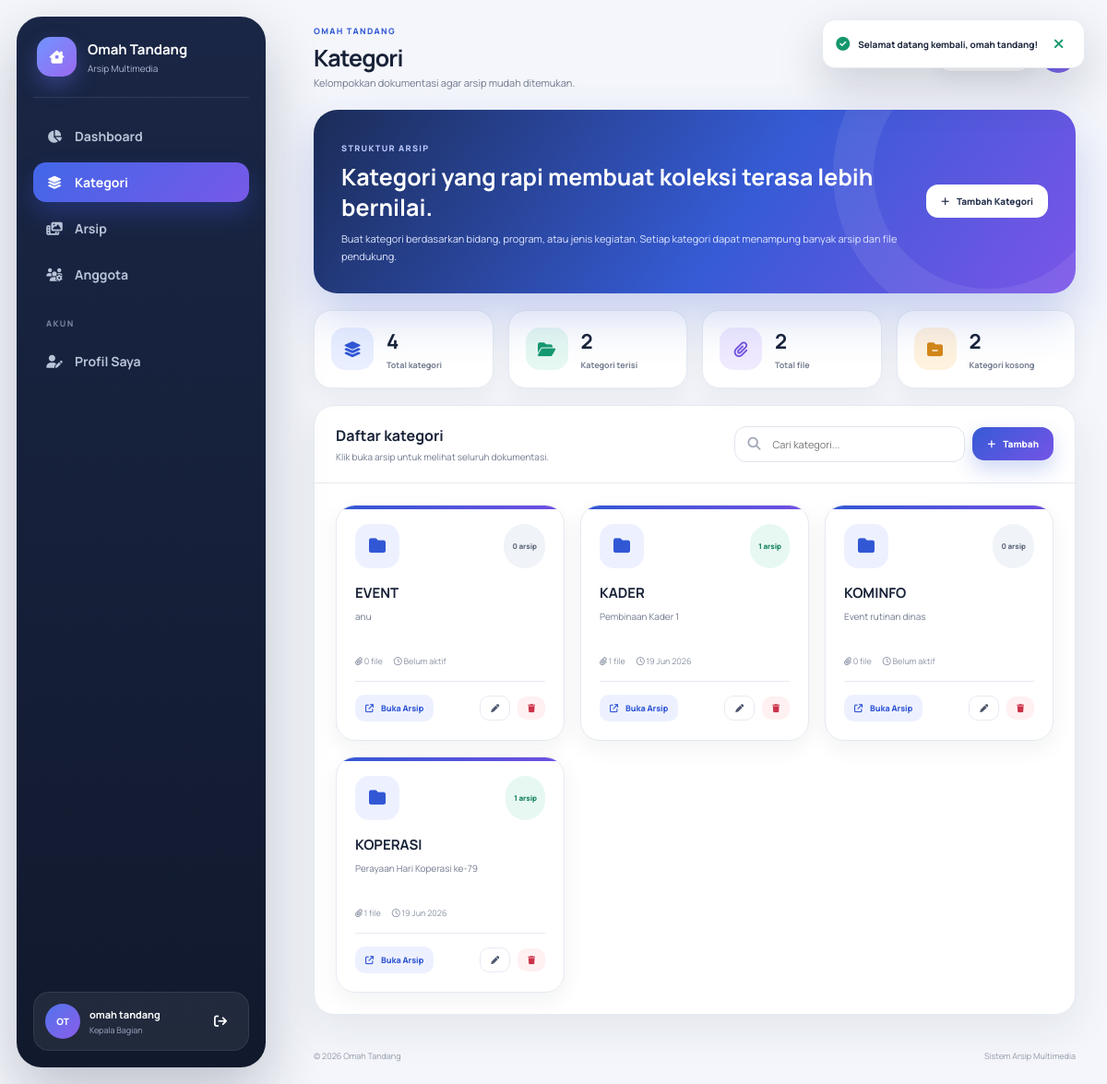
Screenshot of /build/pages/kategori.php (signed in) with the database file from the repository.
### tables this page shows
CREATE TABLE `kategori` (
  `id_kategori` int NOT NULL,
  `nama_kategori` varchar(100) NOT NULL,
  `deskripsi` varchar(500) DEFAULT NULL
);

### build/pages/auth.php (called while the page is built, shortened)
<?php
function e($value): string { return htmlspecialchars((string)$value, ENT_QUOTES, 'UTF-8'); }
function format_date_id(?string $date,bool $time=false): string {
    $m=[1=>'Jan',2=>'Feb',3=>'Mar',4=>'Apr',5=>'Mei',6=>'Jun',7=>'Jul',8=>'Agu',9=>'Sep',10=>'Okt',11=>'Nov',12=>'Des'];
    $t=strtotime($date); $out=date('d',$t).' '.$m[(int)date('n',$t)].' '.date('Y',$t);
    return $time?$out.', '.date('H:i',$t):$out;
}
?>

### build/pages/kategori.php (the view, shortened to what this page needs)
<?php
require_once __DIR__.'/auth.php';
require_once __DIR__.'/partials/layout.php';
$items=[];$r=mysqli_query($koneksi,"SELECT k.id_kategori,k.nama_kategori,k.deskripsi,COUNT(DISTINCT a.id_arsip) archive_count,COUNT(af.id_file) file_count,MAX(a.created_at) last_activity
FROM kategori k LEFT JOIN arsip a ON a.id_kategori=k.id_kategori LEFT JOIN arsip_file af ON af.id_arsip=a.id_arsip
GROUP BY k.id_kategori,k.nama_kategori,k.deskripsi ORDER BY k.nama_kategori");
if($r)while($x=mysqli_fetch_assoc($r))$items[]=$x;
$total=count($items);$filled=0;$files=0;foreach($items as $x){if((int)$x['archive_count']>0)$filled++;$files+=(int)$x['file_count'];}
render_app_start('Kategori','Kelompokkan dokumentasi agar arsip mudah ditemukan.','kategori.php'); ?>
<section class="hero"><div class="hero-copy"><span class="hero-kicker">Struktur Arsip</span><h2>Kategori yang rapi membuat koleksi terasa lebih bernilai.</h2><p>Buat kategori berdasarkan bidang, program, atau jenis kegiatan. Setiap kategori dapat menampung banyak arsip dan file pendukung.</p></div><div class="hero-actions"><button class="btn btn-light" data-modal-open="createCategory"><i class="fa-solid fa-plus"></i> Tambah Kategori</button></div></section>
<section class="stats-grid">
<article class="stat-card"><span class="stat-icon blue"><i class="fa-solid fa-layer-group"></i></span><div class="stat-copy"><strong><?=$total?></strong><span>Total kategori</span></div></article>
<article class="stat-card"><span class="stat-icon green"><i class="fa-solid fa-folder-open"></i></span><div class="stat-copy"><strong><?=$filled?></strong><span>Kategori terisi</span></div></article>
<article class="stat-card"><span class="stat-icon purple"><i class="fa-solid fa-paperclip"></i></span><div class="stat-copy"><strong><?=$files?></strong><span>Total file</span></div></article>
<article class="stat-card"><span class="stat-icon orange"><i class="fa-solid fa-folder-minus"></i></span><div class="stat-copy"><strong><?=$total-$filled?></strong><span>Kategori kosong</span></div></article>
</section>
<section class="panel section-gap"><header class="panel-header"><div class="panel-title"><h2>Daftar kategori</h2><p>Klik buka arsip untuk melihat seluruh dokumentasi.</p></div><div class="toolbar"><label class="search-box"><i class="fa-solid fa-magnifying-glass"></i><input class="input" type="search" placeholder="Cari kategori..." data-live-search=".category-card" data-empty-target="#categorySearchEmpty"></label><button class="btn btn-primary" data-modal-open="createCategory"><i class="fa-solid fa-plus"></i> Tambah</button></div></header><div class="panel-body">
<?php if($items):?><div class="category-grid"><?php foreach($items as $i=>$item):?>
<article class="category-card" data-search="<?=e($item['nama_kategori'].' '.$item['deskripsi'])?>">
<div class="category-head"><span class="folder-icon"><i class="fa-solid fa-folder"></i></span><span class="badge <?=((int)$item['archive_count']?'badge-success':'')?>"><?=(int)$item['archive_count']?> arsip</span></div>
<h3><?=e($item['nama_kategori'])?></h3><p><?=e($item['deskripsi']?:'Belum ada deskripsi untuk kategori ini.')?></p>
<div class="card-meta"><span><i class="fa-solid fa-paperclip"></i> <?=(int)$item['file_count']?> file</span><span><i class="fa-regular fa-clock"></i> <?=e($item['last_activity']?format_date_id($item['last_activity']):'Belum aktif')?></span></div>
<div class="card-actions"><a class="btn btn-secondary btn-sm" href="arsip_tambah.php?id_kategori=<?=(int)$item['id_kategori']?>"><i class="fa-solid fa-arrow-up-right-from-square"></i> Buka Arsip</a>
<button class="btn btn-outline btn-sm" type="button" onclick='editCategory(<?=json_encode(["id"=>(int)$item["id_kategori"],"nama"=>$item["nama_kategori"],"deskripsi"=>$item["deskripsi"]],JSON_HEX_APOS|JSON_HEX_QUOT)?>)'><i class="fa-solid fa-pen"></i></button>
<form method="post" style="margin:0"><button class="btn btn-danger btn-sm" type="submit" data-confirm="Hapus kategori <?=e($item['nama_kategori'])?>? Kategori yang berisi arsip tidak dapat dihapus."><i class="fa-solid fa-trash"></i></button></form></div>
</article><?php endforeach;?></div><div id="categorySearchEmpty" class="empty-state" hidden><i class="fa-solid fa-magnifying-glass"></i><h3>Kategori tidak ditemukan</h3><p>Coba gunakan kata pencarian lain.</p></div>
<?php else:?><div class="empty-state"><i class="fa-solid fa-layer-group"></i><h3>Belum ada kategori</h3><p>Buat kategori pertama untuk mulai menyimpan dokumentasi.</p><button class="btn btn-primary" data-modal-open="createCategory">Tambah kategori</button></div><?php endif;?>
</div></section>

### rows the page displays
kategori: archive_count "0", nama_kategori "EVENT", deskripsi "anu", file_count "0", last_activity "Belum aktif"
kategori: archive_count "1", nama_kategori "KADER", deskripsi "Pembinaan Kader 1", file_count "1", last_activity "19 Jun 2026"
kategori: archive_count "0", nama_kategori "KOMINFO", deskripsi "Event rutinan dinas", file_count "0", last_activity "Belum aktif"
kategori: archive_count "1", nama_kategori "KOPERASI", deskripsi "Perayaan Hari Koperasi ke-79", file_count "1", last_activity "19 Jun 2026"

### other values shown
$label "Dashboard Kategori Arsip Anggota Profil Saya"
initials($name) "OT"
$name "omah tandang"
$role "Kepala Bagian"
$title "Kategori"
$subtitle "Kelompokkan dokumentasi agar arsip mudah ditemukan."
$flash['message'] "Selamat datang kembali, omah tandang!"
$total "4"
$filled "2"
$files "2"
$total-$filled "2"
